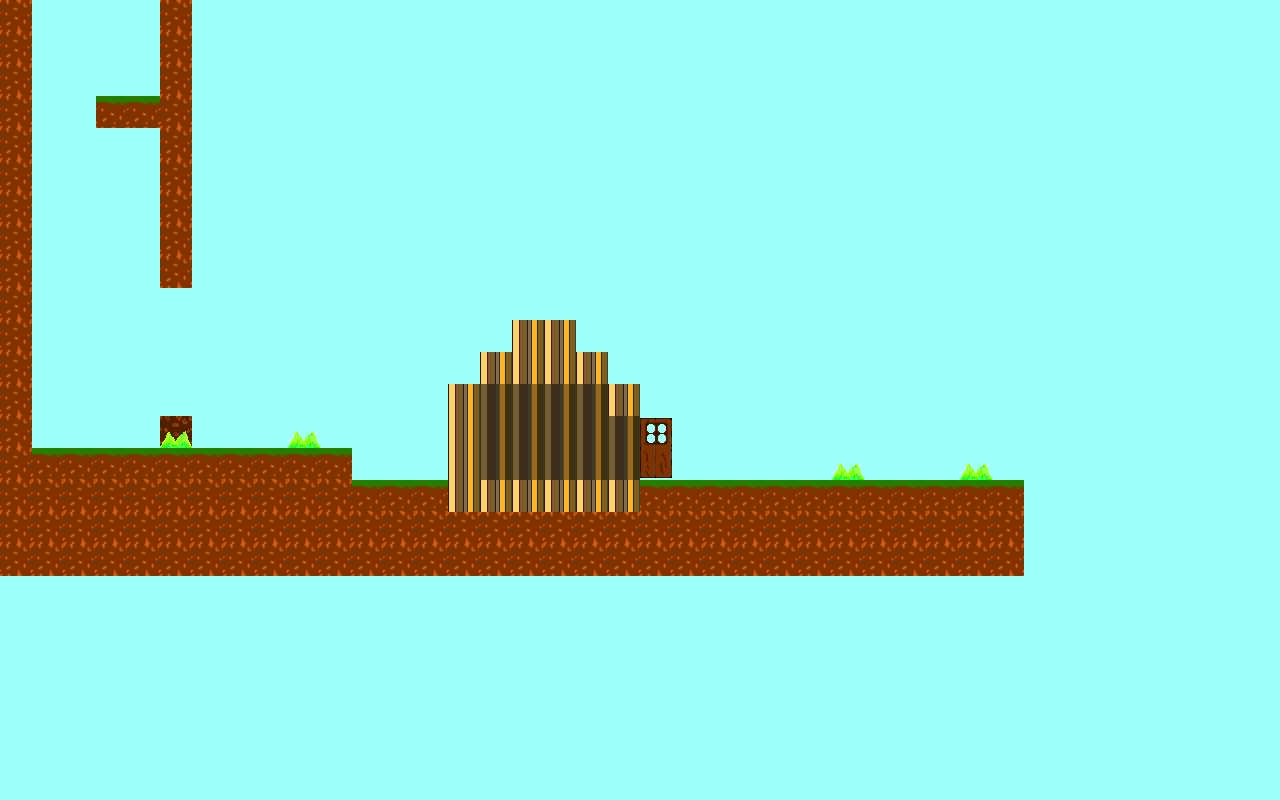

Rendered tile map (Tiled .tmx) drawn with the repository's tilesets; below, a short description and the map source with its tile grids summarised:
An orthogonal 40x25 tile map with 32x32 px tiles, 4 tile layers (Collision_Layer, Background, Terrain, Sprite_Layer), 2 tilesets and 6 objects (3x out_zone, finish_zone, enemy, powerUp).

<map version="1.0" orientation="orthogonal" renderorder="right-down" width="40" height="25" tilewidth="32" tileheight="32" nextobjectid="30">
 <tileset firstgid="1" name="Set_1" tilewidth="32" tileheight="32" tilecount="25">
  <image source="img/Set_01.png" width="160" height="160" />
 </tileset>
 <tileset firstgid="26" name="Set_2" tilewidth="32" tileheight="32" tilecount="25">
  <image source="img/Set_02.png" width="160" height="160" />
 </tileset>
 <layer name="Collision_Layer" width="40" height="25">
  <data>[1000 cells, 1000 non-empty, 2 distinct tile ids]</data>
 </layer>
 <layer name="Background" width="40" height="25">
  <data>[1000 cells, 920 non-empty, 3 distinct tile ids]</data>
 </layer>
 <layer name="Terrain" width="40" height="25">
  <data>[1000 cells, 906 non-empty, 7 distinct tile ids]</data>
 </layer>
 <layer name="Sprite_Layer" width="40" height="25">
  <data>[1000 cells, 0 non-empty, 0 distinct tile ids]</data>
 </layer>
 <objectgroup name="outZoneLayer">
  <object id="8" name="out_zone_2" type="out_zone" x="33" y="1" width="126" height="59" />
  <object id="9" name="out_zone_1" type="out_zone" x="959" y="0" width="64" height="478" />
  <object id="21" name="out_zone_3" type="out_zone" x="193" y="2" width="765" height="61" />
  <object id="29" name="finish_zone" type="finish_zone" x="488" y="385" width="152" height="91" />
 </objectgroup>
 <objectgroup name="enemyLayer_01">
  <object id="14" name="enemy_noob" type="enemy" x="225" y="413" width="30" height="31">
   <properties>
    <property name="direction" value="Left" />
   </properties>
  </object>
 </objectgroup>
 <objectgroup name="powerUpLayer_01">
  <object id="19" name="powerUp_Health" type="powerUp" x="480.5" y="448.5" width="29" height="31" />
 </objectgroup>
</map>
